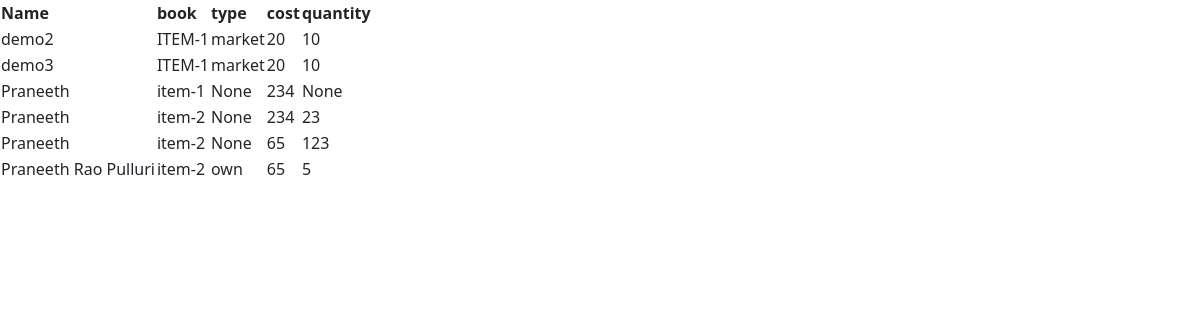
The page /admin on the database its author committed.
### app.py (models this page shows)
class users(db.Model):
    id=db.Column('user_id', db.Integer, primary_key=True)
    name=db.Column(db.String(20))
    book=db.Column(db.String(20))
    type=db.Column(db.String(20))
    cost=db.Column(db.Integer)
    quantity=db.Column(db.Integer)

### app.py (the view)
@app.route('/admin',methods=['POST','GET'])
def admin():
    return render_template("admin.html",users=users.query.all())

### templates/admin.html (shortened to what this page needs)
<!doctype html>
<html lang="en">
  <head>
    <link href="https://cdn.jsdelivr.net/npm/bootstrap@5.1.3/dist/css/bootstrap.min.css" rel="stylesheet">
  </head>
  <body>
    <table>
      <thead>
         <tr>
            <th>Name</th>
            <th>book</th>
            <th>type</th>
            <th>cost</th>
            <th>quantity </th>
         </tr>
      </thead>
      <tbody>
         {% for user in users %}
            <tr>
               <td>{{ user.name }}</td>
               <td>{{ user.book }}</td>
               <td>{{ user.type }}</td>
               <td>{{ user.cost }}</td>
               <td>{{ user.quantity }}</td>
            </tr>
         {% endfor %}
      </tbody>
   </table>
  </body>
</html>

### rows shown on the page
users: name "demo2", book "ITEM-1", type "market", cost "20", quantity "10"
users: name "demo3", book "ITEM-1", type "market", cost "20", quantity "10"
users: name "Praneeth", book "item-1", type "None", cost "234", quantity "None"
users: name "Praneeth", book "item-2", type "None", cost "234", quantity "23"
users: name "Praneeth", book "item-2", type "None", cost "65", quantity "123"
users: name "Praneeth Rao Pulluri", book "item-2", type "own", cost "65", quantity "5"
